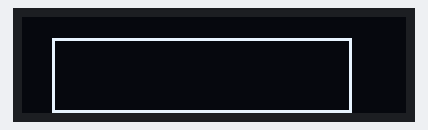
Bench run of a program on a simulated Arduino Uno, built with avr-gcc and run on an emulated ATmega328P. Shown: 128×32 one-colour display.

Above: at 0.1 s.
At 2.1 s:
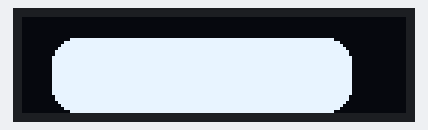
At 4.1 s:
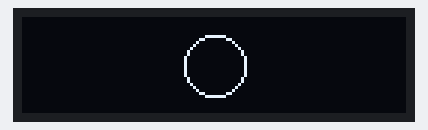

The program:

main.cpp
```cpp
//Inspiration : https://lastminuteengineers.com/oled-display-arduino-tutorial/
//Il faut suivre les consignes pour un écran I2C

#include <Arduino.h>
#include <Wire.h>
#include <Adafruit_GFX.h>
#include <Adafruit_SSD1306.h>//SSD1306 c'est la puce qui gère les écrans OLED

// Pour le modèle 0.91', la résolution est de 128 x 32
#define SCREEN_WIDTH 128 // OLED display width, in pixels
#define SCREEN_HEIGHT 32 // OLED display height, in pixels

 // Declaration for SSD1306 display connected using I2C
#define OLED_RESET     -1 // Reset pin # (or -1 if sharing Arduino reset pin)
#define SCREEN_ADDRESS 0x3C
Adafruit_SSD1306 display(SCREEN_WIDTH, SCREEN_HEIGHT, &Wire, OLED_RESET);


void setup() {


  Serial.begin(9600);

    // Permet de valider que l'écran est bien initialiser
  if(!display.begin(SSD1306_SWITCHCAPVCC, SCREEN_ADDRESS)) {
    Serial.println(F("SSD1306 allocation failed"));
    for(;;); // Don't proceed, loop forever
  }


  // Clear the buffer
  display.clearDisplay();

}

void loop() {


  display.drawRect(10, 7, 100, 25, WHITE); //Rectangle commençant un point (10,7), large de 100 pixel et haut de 25 pixel
  display.display();//Envoyer le contenue de la RAM dans l'écran
  delay(2000);
  display.clearDisplay();//on efface la RAM afin de placer la prochaine forme


  display.fillRoundRect(10, 7, 100, 25, 8, WHITE);//Rectange au coin arrondie et remplie
  display.display();                              //Comme à (10,7), 100 pixel de large et 25 de haut
  delay(2000);                                    //Les coins ont un rayon de 8 pixel
  display.clearDisplay();


  display.drawCircle(64, 16, 10, WHITE); //Cercle de rayon 10 pixels, centre à (64,16)
  display.display();
  delay(2000);
  display.clearDisplay();


}
```

Measured:
- by itself, everything shown: repeats every 6.0 s, in 3 steps
- what the display in image 1 shows lasts 2.0 s, from 2.1 s to 4.1 s
